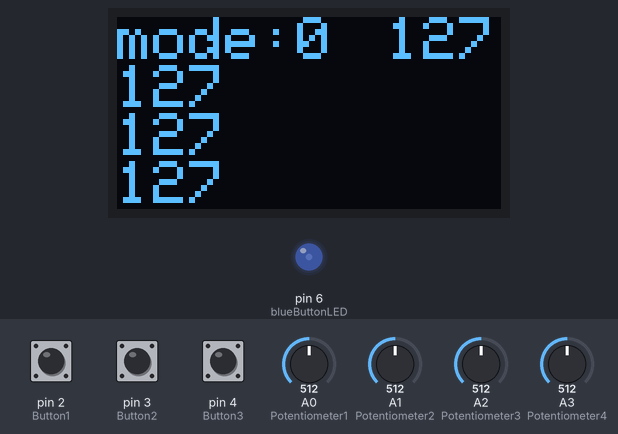
Simulated run of this sketch. Board: Arduino Uno, built with avr-gcc and run on an emulated ATmega328P. On the bench: 128×64 one-colour display, output pins drawn as LEDs (lit = HIGH). The inputs (shaded band) are chosen by the test bench; at power-on: pin 3 (Button2) LOW, A0 (Potentiometer1) = 512, A1 (Potentiometer2) = 512, A2 (Potentiometer3) = 512, A3 (Potentiometer4) = 512, pin 2 (Button1) LOW, pin 4 (Button3) LOW. No radio packets arrive unless stated; what the sketch prints to the serial monitor is not drawn.

Above: at 1.8 s.
1.9 s: pin 3 (Button2) pulled HIGH for 0.15 s
At 3.1 s:
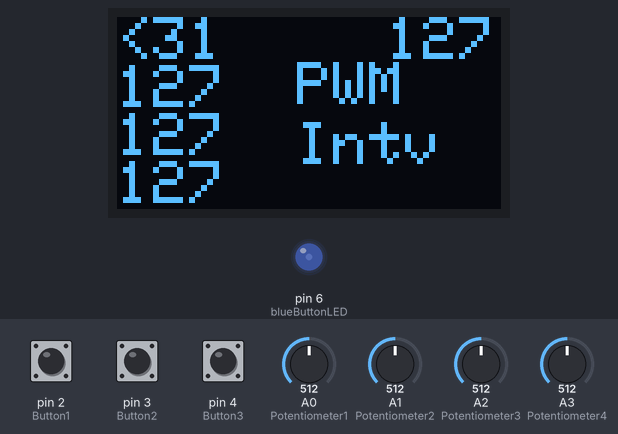
3.5 s: A0 (Potentiometer1) set to 340
At 4.7 s:
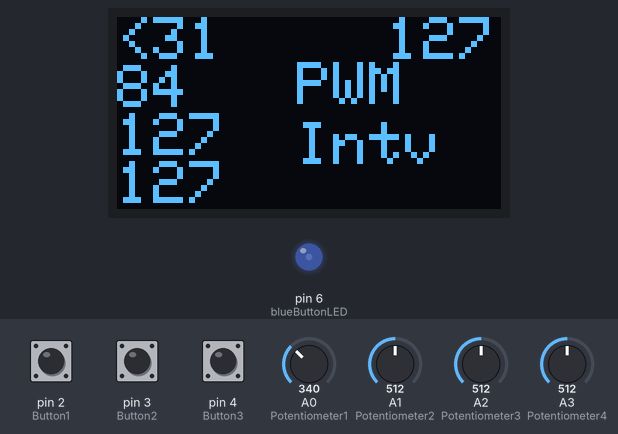
5.0 s: A1 (Potentiometer2) set to 340
At 6.2 s:
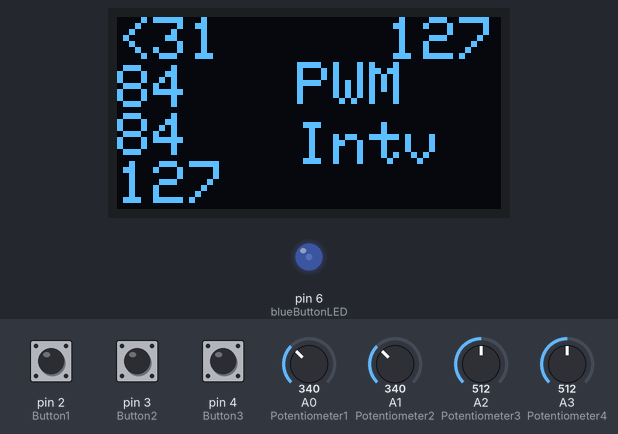
6.5 s: A2 (Potentiometer3) set to 340
At 7.6 s:
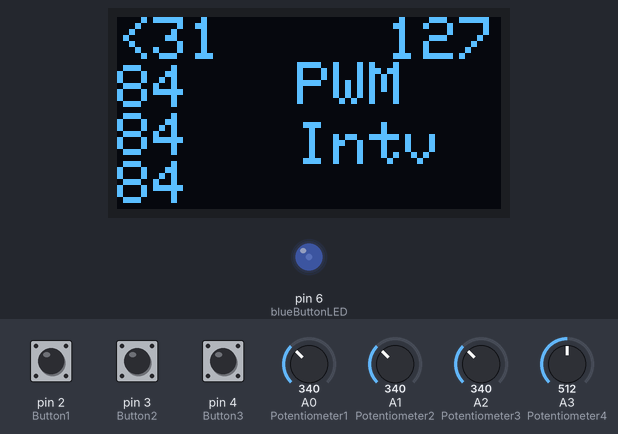
8.0 s: A3 (Potentiometer4) set to 340
At 8.9 s:
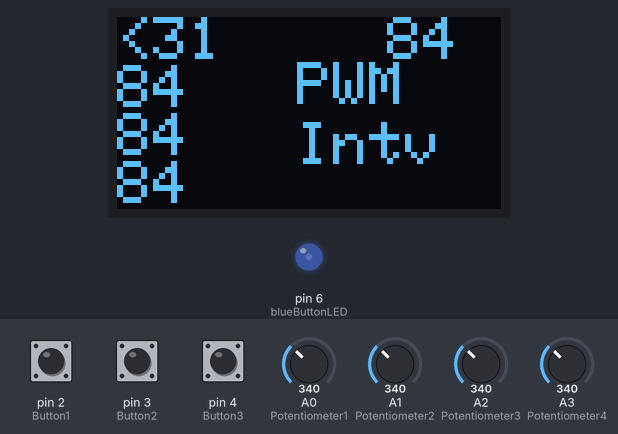
9.5 s: pin 2 (Button1) pulled HIGH for 0.15 s
At 10.2 s:
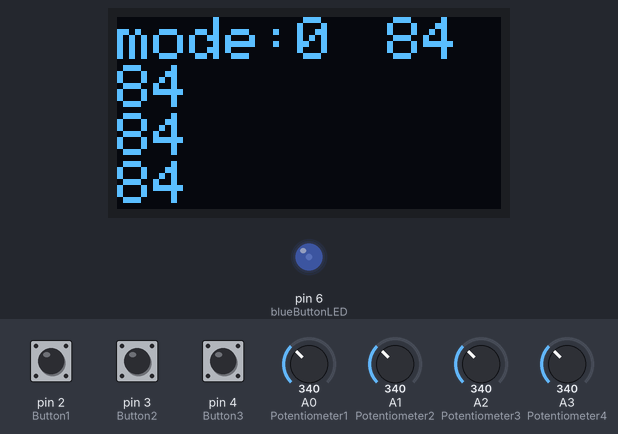
Timing chart, 0 to 12.1 s (numbered marks = the images above; inputs shaded):
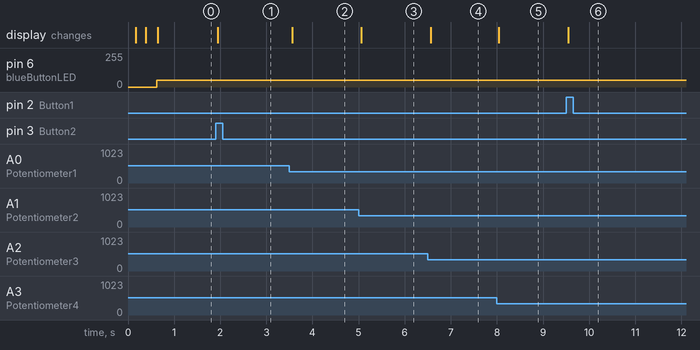

Measured:
- after the input at 1.9 s, the display: changes at once (image 1)
- after the input at 3.5 s, the display: changes after 0.06 s (image 2)
- after the input at 5.0 s, the display: changes after 0.06 s (image 3)
- after the input at 6.5 s, the display: changes after 0.07 s (image 4)
- after the input at 8.0 s, the display: changes at once (image 5)
- after the input at 9.5 s, the display: changes after 0.05 s (image 6)

The sketch:

module_remote_to_laser.ino
```cpp
// SimpleTx - the transmitter
#include <SPI.h>
#include <nRF24L01.h>
#include <RF24.h>
#define CE_PIN   9
#define CSN_PIN 10
const byte slaveAddress[5] = {'R','x','A','A','A'};
RF24 radio(CE_PIN, CSN_PIN); // Create a Radio
char txNum = '0';

//OLED
#include <Wire.h>
#include <Adafruit_GFX.h>
#include <Adafruit_SSD1306.h>

#define SCREEN_WIDTH 128 // OLED display width, in pixels
#define SCREEN_HEIGHT 64 // OLED display height, in pixels

Adafruit_SSD1306 display(SCREEN_WIDTH, SCREEN_HEIGHT, &Wire, -1); // Declaration for an SSD1306 display connected to I2C (SDA, SCL pins)


#define Potentiometer1 A0
#define Potentiometer2 A1
#define Potentiometer3 A2
#define Potentiometer4 A3

int Button1 = 2;
int Button2 = 3;
int Button3 = 4;
int blueButtonLED = 6;
int backwardButtonLastState = 0;
int forwardButtonLastState = 0;
int blueButtonLastState = 0;


byte data[8];

unsigned long currentMillis;
unsigned long prevMillis;
unsigned long txIntervalMillis = 1000; // send once per

int setting2BPMMax = 350; //change on both sides
int settingNumber = data[2];


void setup() {

    Serial.begin(9500);

    Serial.println("SimpleTx Starting");

    radio.begin();
    radio.setDataRate( RF24_250KBPS );
    radio.setRetries(3,5); // delay, count
    radio.openWritingPipe(slaveAddress);

    //start display
    if(!display.begin(SSD1306_SWITCHCAPVCC, 0x3C)) { // Address 0x3D for 128x64
       Serial.println(F("SSD1306 allocation failed"));
       for(;;);
     }


    delay(100);
    display.clearDisplay();
    display.setTextSize(2);
    display.setTextColor(WHITE);
    display.setCursor(0, 10);
    // Display static text
    display.println("starting");
    display.display();
    delay(200);
    display.println("remote");
    display.display();
    delay(200);
    display.println("<3");
    display.display();

    pinMode(Potentiometer1,INPUT);
    pinMode(Potentiometer2, INPUT);

    pinMode(Button1, INPUT);
    pinMode(Button2, INPUT);
    pinMode(Button3, INPUT);
    pinMode(blueButtonLED, OUTPUT);


    settingNumber = 0;
}

//====================

void loop() {


    currentMillis = millis();

    readPotsToData();

    //Serial.println(data[1]);
    //Serial.println(data[2]);

    send();
    //delay(50);


    displayData();

    //Check buttons and change based on buttons
    int backwardButton = digitalRead(Button1);
    int forwardButton = digitalRead(Button2);
    int blueButton = digitalRead(Button3);

    if (backwardButton == 1 and backwardButtonLastState == 0) {
      settingNumber = settingNumber -1;
    }
    else if (forwardButton == 1 and forwardButtonLastState==0) {
      settingNumber = settingNumber +1;
    }

    if (settingNumber <0) {settingNumber = 0;}

    backwardButtonLastState = backwardButton;
    forwardButtonLastState = forwardButton;


}

//====================
// FUNCTIONS BELOW
//====================

void send() {

    bool rslt;

    rslt = radio.write( &data, sizeof(data) );
        // Always use sizeof() as it gives the size as the number of bytes.
        // For example if dataToSend was an int sizeof() would correctly return 2

    Serial.print("Data Sent ");
    //Serial.print(dataToSend);
    if (rslt) {
        Serial.println("  Acknowledge received");
        analogWrite(blueButtonLED, 50);
    }
    else {
        Serial.println("  Tx failed");
        analogWrite(blueButtonLED, 0);
    }
}

//================

void displayData() {
  if (settingNumber == 1){
    display.clearDisplay();
    display.setTextSize(2);
    display.setTextColor(WHITE);

    display.setCursor(0, 0);

    display.print(F("<3"));
    display.println(data[2]);
    display.println(data[3]);
    display.println(data[4]);
    display.println(data[5]);

    display.setCursor(90, 0);
    display.println(data[1]);

    display.setCursor(60, 15);
    display.println("PWM");
    display.setCursor(60, 35);
    display.println("Intv");

    display.display();
  }
  else if (settingNumber == 2){
    display.clearDisplay();
    display.setTextSize(2);
    display.setTextColor(WHITE);

    display.setCursor(0, 0);

    display.println(F("BPM"));
    //display.println(data[2]);
    display.println(data[3]);
    display.println(map(data[4], 0, 255, 0, setting2BPMMax));
    display.println(data[5]);

    display.setCursor(90, 0);
    display.println(data[1]);

    display.setCursor(60, 15);
    display.println("PWM");
    display.setCursor(60, 35);
    display.println("BPM");
  }
  else if (settingNumber == 3){
    display.clearDisplay();
    display.setTextSize(2);
    display.setTextColor(WHITE);

    display.setCursor(0, 0);

    display.println(F("LONG"));
    //display.println(data[2]);
    display.println(data[3]);
    display.println(data[4]);
    display.println(data[5]);

    display.setCursor(90, 0);
    display.println(data[1]);

    display.setCursor(60, 15);
    display.println("PWM");
    display.setCursor(60, 35);
    display.println("Intv");

    display.display();
  }
  else {
    display.clearDisplay();
    display.setTextSize(2);
    display.setTextColor(WHITE);

    display.setCursor(0, 0);

    display.print(F("mode:"));
    display.println(data[2]);
    display.println(data[3]);
    display.println(data[4]);
    display.println(data[5]);

    display.setCursor(90, 0);
    display.println(data[1]);

    display.display();
  }

}

//==========

void readPotsToData() {
  data[0] = 1;     //communication group 1= laser
  data[1] = map(analogRead(Potentiometer4),0 , 1023, 0, 255);    //volume
  data[2] = settingNumber;       //setting state
  data[3] = map(analogRead(Potentiometer1), 0, 1023, 0, 255);
  data[4] = map(analogRead(Potentiometer2),0 , 1023, 0, 255);
  data[5] = map(analogRead(Potentiometer3),0 , 1023, 0, 255);
}
```
